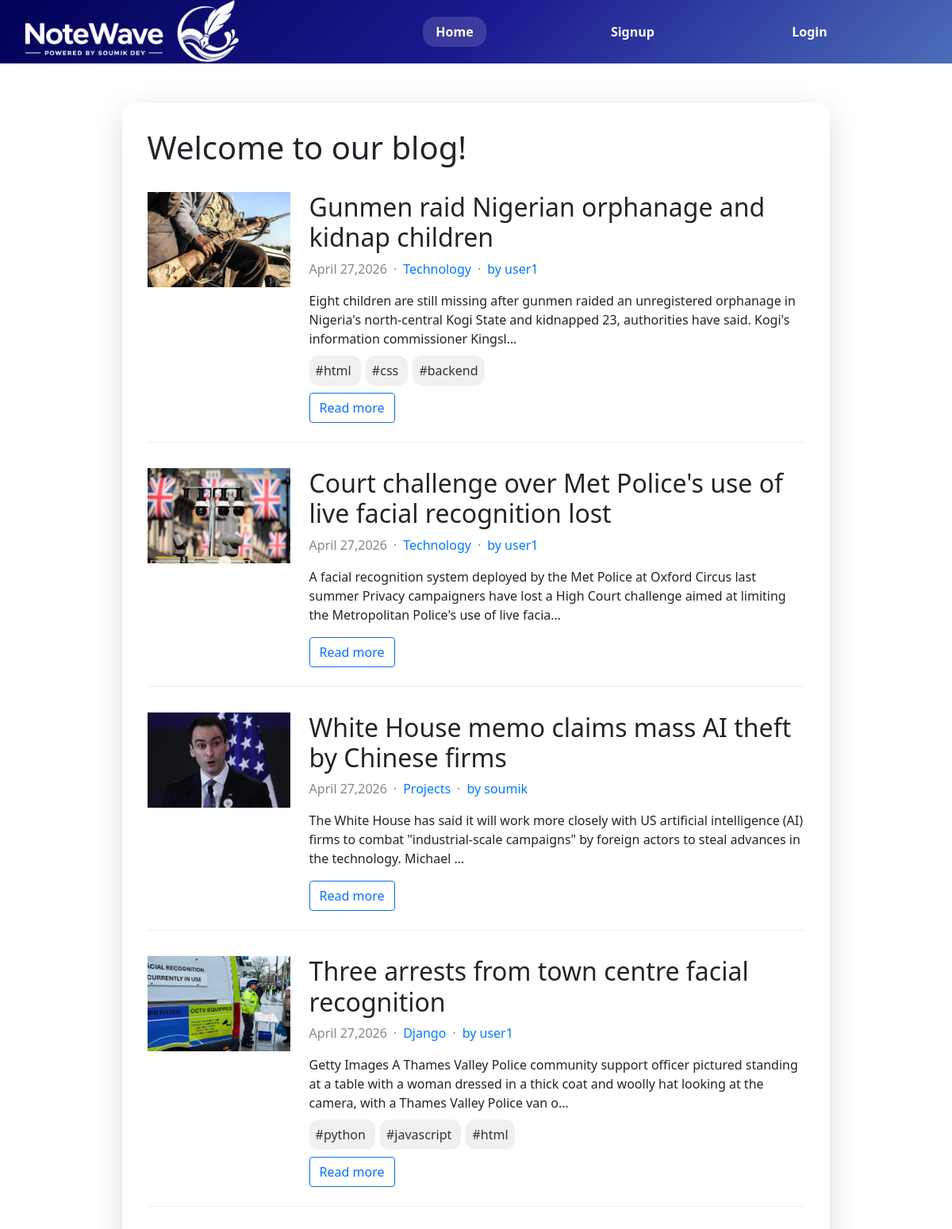
The page / on the database its author committed.
### posts/models.py (models this page shows, shortened)
class BlogPost(models.Model):
    title = models.CharField(max_length=100)
    content = models.TextField()
    category = models.ForeignKey(Category, on_delete=models.SET_NULL, null=True, blank=True)
    tags=models.ManyToManyField(Tag, blank=True)
    image = models.ImageField(upload_to='images/',blank=True,null=True)
    created_on = models.DateTimeField(auto_now_add=True)
    modified_on = models.DateTimeField(auto_now=True)
    created_by = models.ForeignKey(User, on_delete=models.CASCADE)

class Category(models.Model):
    name = models.CharField(max_length=100, unique=True)
    created_on = models.DateTimeField(auto_now_add=True)
    modified_on = models.DateTimeField(auto_now=True)

class Tag(models.Model):
    name = models.CharField(max_length=100, unique=True)
    created_on = models.DateTimeField(auto_now_add=True)
    modified_on = models.DateTimeField(auto_now=True)

### posts/views.py (the view)
# urls.py: 2. Add a URL to urlpatterns:  path('', views.home, name='home')
def home(request):
    blogs = BlogPost.objects.all().order_by('created_on')
    blogscount=blogs.count()
    context={
        'blogs':blogs,
        'blogscount':blogscount
    }
    return render(request,'post/home.html',context)

### posts/templates/post/home.html
{% extends "post/base.html"%}
{% block content%}
    <div class="main-container">
        <div class="topbar">
            <h1 class="title">Welcome to our blog!</h1>
        </div>
        {%if blogscount == 0%}
        <p> There are no blog posts yet</p>
        {% else %}
        <div>
            {% for blog in blogs %}
            <div class="article">
            <div class="article-image">
                {% if blog.image %}
                <img src="{{blog.image.url}}">
                {% endif %}
            </div>
            <div class="article-content">
                <h2>{{blog.title}}</h2>
            <div class="article-details">
            <div class="article-date">{{blog.created_on|date:"F j,Y"}}</div>
                {% if blog.category %}
            <div class="article-dot">&middot;</div>
                <p class="article-category">{{blog.category.name}}</p>
                {% endif %}
                 <div class="article-dot">&middot;</div><p class="article-category">by {{blog.created_by.username}}</p>
            </div>
            <p>{{blog.content|truncatechars:200}}</p>
                {% if blog.tags.all %}
            <div class="tag-holder">
                {% for tag in blog.tags.all %}
                <span class="article-tags"> #{{tag.name}} </span>
                {% endfor %}
            </div>
        {% endif %}
            <div class="article-buttons">
                <a class="btn btn-outline-primary" href="{%url 'details' blog.id%}">Read more</a>
            </div>
        </div>
    </div>
            {% endfor %}
        </div>
        {% endif %}
    </div>
{% endblock %}

### posts/templates/post/base.html (shortened to what this page needs)
{% load static %}
<!DOCTYPE html>
<html lang="en">
<head>
    <link rel="stylesheet" href="{%static 'post/main.css'%}">
    <link href="https://cdn.jsdelivr.net/npm/bootstrap@5.0.2/dist/css/bootstrap.min.css" rel="stylesheet">
</head>
<body>
    <nav class="navbar">
        <div class="navbar-logo">
            <a href="/">
                <img class="logo" src="{%static 'post/logo.png'%}" alt="MyBlog logo">
            </a>
        </div>
        <ul class="navbar-link">
            <li>
                <a href="{% url 'home'%}" class="{%if request.path == '/'%}active{% endif %}">Home</a>
            </li>
            {% if user.is_authenticated %}
            <li>
                <a href="{% url 'blogpost'%}" class="{%if request.path == '/blogpost'%}active{% endif %}">My Blogposts</a>
            </li>
            <li>
                <a href="{% url 'profile'%}" class="{%if request.path == '/users/profile'%}active{% endif %}">Signed in as: {{user.username}}</a>
            </li>
            <li>
                <a href="{%url 'logoutconfirm' %}" class="{%if request.path == 'users/confirm/logout'%}active{% endif %}">Logout</a>
            </li>
            {% else %}
            <li>
                <a href="{% url 'signup'%}" class="{%if request.path == '/users/signup'%}active{% endif %}">Signup</a>
            </li>
            <li>
                <a href="{% url 'login'%}" class="{%if request.path == '/users/login'%}active{% endif %}">Login</a>
            </li>
            {% endif %}
        </ul>
    </nav>
    <div class="container">
        {%block content%}
        {%endblock%}
    </div>
</body>
</html>

### posts/static/post/main.css (style rules this page uses)
html { font-family: Arial, Helvetica, sans-serif; }
body { margin: 0; padding: 0; }
.navbar { width: 100%; height: 80px; background: linear-gradient(135deg, #020256, #1a1a8f, #4b6cb7); display: flex; flex-direction: row; }
.navbar-logo { width: 30%; height: 100%; display: flex; justify-content: center; align-items: center; }
.navbar-link { width: 70%; height: 100%; margin: 0; display: flex; align-items: center; list-style: none; justify-content: space-evenly; }
.logo { max-width: 90%; max-height: 60%; height: auto; }
.navbar-link a { text-decoration: none; color: white; font-weight: 600; font-size: 1rem; text-decoration: none; transition: all 0.3s ease; padding: 8px 16px; }
.navbar-link a.active, .navbar-link a:hover { background-color: rgba(255, 255, 255, 0.15); color: #fff; padding: 8px 16px; border-radius: 16px; backdrop-filter: blur(6px); }
.container { display: flex; justify-content: center; margin-top: 50px; }
.main-container { width: 80%; box-shadow: 0 12px 40px rgba(0, 0, 0, 0.15); backdrop-filter: blur(8px); border-radius: 16px; padding: 32px; }
.title { margin: 0; }
.topbar { display: flex; flex-direction: row; justify-content: space-between; align-items: center; margin-bottom: 16px; }
.article, .article-delete { display: flex; border-bottom: 1px solid #eee; gap: 24px; margin: 32px 0; padding-bottom: 24px; }
.article-image, .article-image-delete { flex: 0 0 180px; height: 120px; background-color: lightgray; max-height: 120px; border-radius: 8px; }
.article-image img, .article-image-delete img { object-fit: cover; width: 180px; height: 120px; }
.article-content p { overflow-wrap: anywhere; word-break: break-word; }
.article-date { color: #888; margin-bottom: 8px; }
.article-details { display: flex; flex-direction: row; }
.article-category { color: #007bff; margin-left: 8px; }
.article-dot { margin-left: 8px; color: #888; }
.article-tags { background: #f0f0f0; color: #333; padding: 8px; margin-right: 6px; border-radius: 12px; }
.tag-holder { margin-bottom: 16px; }

### rows shown on the page
BlogPost: image (picture), title "Gunmen raid Nigerian orphanage and kidnap children", created_on "April 27,2026", category.name "Technology", created_by.username "user1", content "Eight children are still missing after gunmen raided an unregistered orphanage in Nigeria's north-central Kogi State and kidnapped 23, authorities have said. Kogi's information commissioner Kingsl…"
Tag: name "html"
Tag: name "css"
Tag: name "backend"
BlogPost: image (picture), title "Court challenge over Met Police's use of live facial recognition lost", created_on "April 27,2026", category.name "Technology", created_by.username "user1", content "A facial recognition system deployed by the Met Police at Oxford Circus last summer Privacy campaigners have lost a High Court challenge aimed at limiting the Metropolitan Police's use of live facia…"
BlogPost: image (picture), title "White House memo claims mass AI theft by Chinese firms", created_on "April 27,2026", category.name "Projects", created_by.username "soumik", content "The White House has said it will work more closely with US artificial intelligence (AI) firms to combat \"industrial-scale campaigns\" by foreign actors to steal advances in the technology. Michael …"
BlogPost: image (picture), title "Three arrests from town centre facial recognition", created_on "April 27,2026", category.name "Django", created_by.username "user1", content "Getty Images A Thames Valley Police community support officer pictured standing at a table with a woman dressed in a thick coat and woolly hat looking at the camera, with a Thames Valley Police van o…"
Tag: name "python"
Tag: name "javascript"
